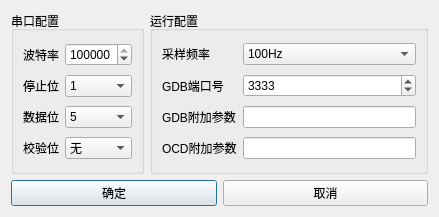
<?xml version="1.0" encoding="UTF-8"?>
<ui version="4.0">
 <class>ConfigWindow</class>
 <widget class="QDialog" name="ConfigWindow">
  <property name="geometry">
   <rect>
    <x>0</x>
    <y>0</y>
    <width>439</width>
    <height>217</height>
   </rect>
  </property>
  <property name="windowTitle">
   <string>Dialog</string>
  </property>
  <layout class="QVBoxLayout" name="verticalLayout">
   <item>
    <layout class="QHBoxLayout" name="horizontalLayout_2">
     <item>
      <widget class="QGroupBox" name="groupBox">
       <property name="sizePolicy">
        <sizepolicy hsizetype="Minimum" vsizetype="Expanding">
         <horstretch>0</horstretch>
         <verstretch>0</verstretch>
        </sizepolicy>
       </property>
       <property name="title">
        <string>串口配置</string>
       </property>
       <layout class="QGridLayout" name="gridLayout">
        <item row="1" column="0">
         <widget class="QLabel" name="label_2">
          <property name="text">
           <string>停止位</string>
          </property>
         </widget>
        </item>
        <item row="2" column="0">
         <widget class="QLabel" name="label_3">
          <property name="text">
           <string>数据位</string>
          </property>
         </widget>
        </item>
        <item row="0" column="1">
         <widget class="QSpinBox" name="sb_baudrate">
          <property name="toolTip">
           <string/>
          </property>
          <property name="maximum">
           <number>999999999</number>
          </property>
          <property name="value">
           <number>115200</number>
          </property>
         </widget>
        </item>
        <item row="0" column="0">
         <widget class="QLabel" name="label">
          <property name="toolTip">
           <string/>
          </property>
          <property name="text">
           <string>波特率</string>
          </property>
         </widget>
        </item>
        <item row="3" column="0">
         <widget class="QLabel" name="label_4">
          <property name="text">
           <string>校验位</string>
          </property>
         </widget>
        </item>
        <item row="1" column="1">
         <widget class="QComboBox" name="cb_stopbit">
          <item>
           <property name="text">
            <string>1</string>
           </property>
          </item>
          <item>
           <property name="text">
            <string>1.5</string>
           </property>
          </item>
          <item>
           <property name="text">
            <string>2</string>
           </property>
          </item>
         </widget>
        </item>
        <item row="2" column="1">
         <widget class="QComboBox" name="cb_databit">
          <property name="currentText">
           <string>5</string>
          </property>
          <item>
           <property name="text">
            <string>5</string>
           </property>
          </item>
          <item>
           <property name="text">
            <string>6</string>
           </property>
          </item>
          <item>
           <property name="text">
            <string>7</string>
           </property>
          </item>
          <item>
           <property name="text">
            <string>8</string>
           </property>
          </item>
         </widget>
        </item>
        <item row="3" column="1">
         <widget class="QComboBox" name="cb_parity">
          <item>
           <property name="text">
            <string>无</string>
           </property>
          </item>
          <item>
           <property name="text">
            <string>偶校验</string>
           </property>
          </item>
          <item>
           <property name="text">
            <string>奇校验</string>
           </property>
          </item>
         </widget>
        </item>
       </layout>
      </widget>
     </item>
     <item>
      <widget class="QGroupBox" name="groupBox_2">
       <property name="sizePolicy">
        <sizepolicy hsizetype="Expanding" vsizetype="Expanding">
         <horstretch>0</horstretch>
         <verstretch>0</verstretch>
        </sizepolicy>
       </property>
       <property name="title">
        <string>运行配置</string>
       </property>
       <layout class="QGridLayout" name="gridLayout_2">
        <item row="1" column="1">
         <widget class="QSpinBox" name="sb_gdb_port">
          <property name="maximum">
           <number>65535</number>
          </property>
          <property name="value">
           <number>3333</number>
          </property>
         </widget>
        </item>
        <item row="0" column="1">
         <widget class="QComboBox" name="cb_sample_freq">
          <item>
           <property name="text">
            <string>100Hz</string>
           </property>
          </item>
          <item>
           <property name="text">
            <string>50Hz</string>
           </property>
          </item>
          <item>
           <property name="text">
            <string>20Hz</string>
           </property>
          </item>
          <item>
           <property name="text">
            <string>10Hz</string>
           </property>
          </item>
          <item>
           <property name="text">
            <string>5Hz</string>
           </property>
          </item>
          <item>
           <property name="text">
            <string>2Hz</string>
           </property>
          </item>
          <item>
           <property name="text">
            <string>1Hz</string>
           </property>
          </item>
         </widget>
        </item>
        <item row="2" column="0">
         <widget class="QLabel" name="label_7">
          <property name="toolTip">
           <string>每次连接目标时额外执行的GDB指令，多条指令间使用分号隔开</string>
          </property>
          <property name="text">
           <string>GDB附加参数</string>
          </property>
         </widget>
        </item>
        <item row="2" column="1">
         <widget class="QLineEdit" name="et_gdb_param"/>
        </item>
        <item row="1" column="0">
         <widget class="QLabel" name="label_6">
          <property name="toolTip">
           <string>GDB所使用的本地网络端口，填写任意空闲端口即可
若使用外部OpenOCD进程则需与其一致</string>
          </property>
          <property name="text">
           <string>GDB端口号</string>
          </property>
         </widget>
        </item>
        <item row="0" column="0">
         <widget class="QLabel" name="label_5">
          <property name="toolTip">
           <string>查看列表的更新频率，降低频率可以减少软件卡顿和超时错误</string>
          </property>
          <property name="text">
           <string>采样频率</string>
          </property>
         </widget>
        </item>
        <item row="3" column="0">
         <widget class="QLabel" name="label_8">
          <property name="toolTip">
           <string>每次连接目标时额外执行的OpenOCD指令，将使用-c参数执行，多条指令间用分号间隔</string>
          </property>
          <property name="text">
           <string>OCD附加参数</string>
          </property>
         </widget>
        </item>
        <item row="3" column="1">
         <widget class="QLineEdit" name="et_ocd_param"/>
        </item>
       </layout>
      </widget>
     </item>
    </layout>
   </item>
   <item>
    <layout class="QHBoxLayout" name="horizontalLayout">
     <item>
      <widget class="QPushButton" name="bt_ok">
       <property name="text">
        <string>确定</string>
       </property>
      </widget>
     </item>
     <item>
      <widget class="QPushButton" name="bt_cancel">
       <property name="text">
        <string>取消</string>
       </property>
      </widget>
     </item>
    </layout>
   </item>
  </layout>
 </widget>
 <resources/>
 <connections/>
</ui>
